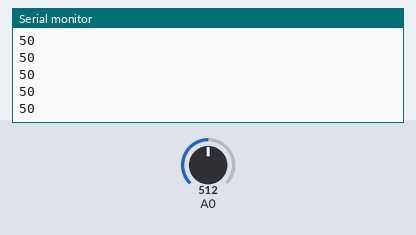
Simulated run of this sketch. Board: Arduino Uno, built with avr-gcc and run on an emulated ATmega328P. Shown: the last lines printed to the serial monitor. The inputs (shaded band) are chosen by the test bench; at power-on: A0 = 512.

Above: at 1.2 s.
1.3 s: A0 set to 716
At 2.2 s:
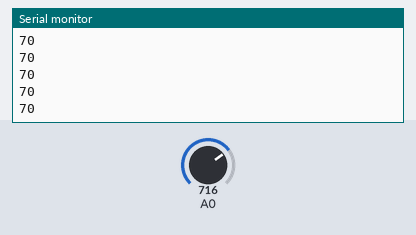
2.8 s: A0 set to 900
At 3.8 s:
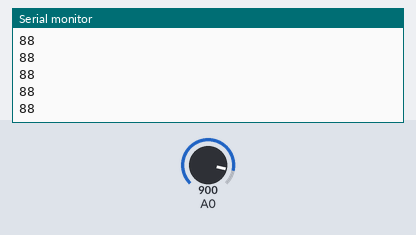
Timing chart, 0 to 5.2 s (numbered marks = the images above; inputs shaded):
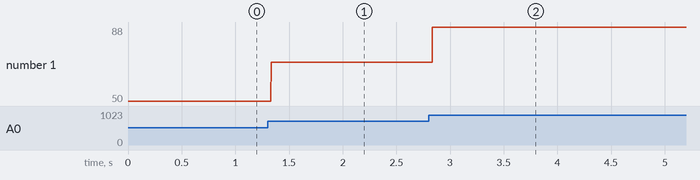

The sketch:

testPotenziometro.pde
```cpp
void setup(){
  Serial.begin(19200);
}

void loop(){
  int x = analogRead(0);
  x = map(x, 0, 1023, 1, 100);
  Serial.println(x);
}
```

Measured:
- after the input at 1.3 s, the serial monitor: prints a new line at once (image 1)
- after the input at 2.8 s, the serial monitor: prints a new line at once (image 2)
- plotted number 1: 50 → 70 after the input at 1.3 s, 70 → 88 after the input at 2.8 s
